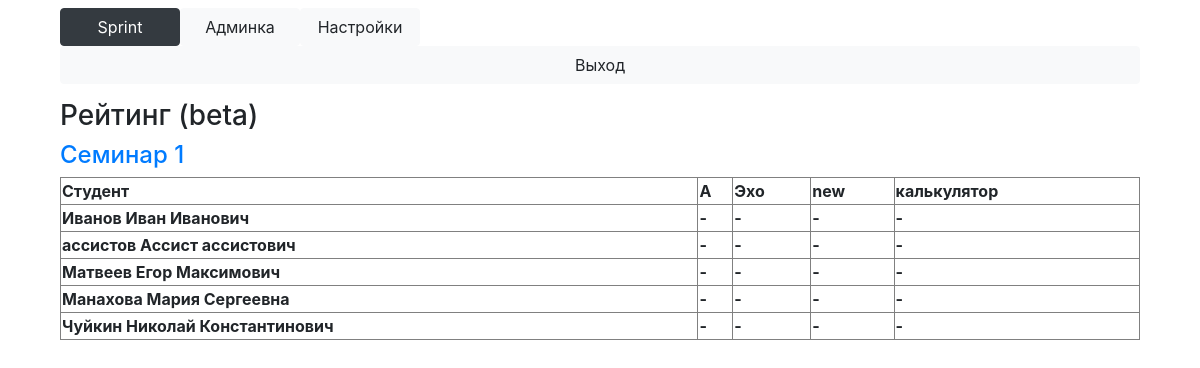
/rating?block_id=50 (signed in), run on an earlier commit of the app's database.
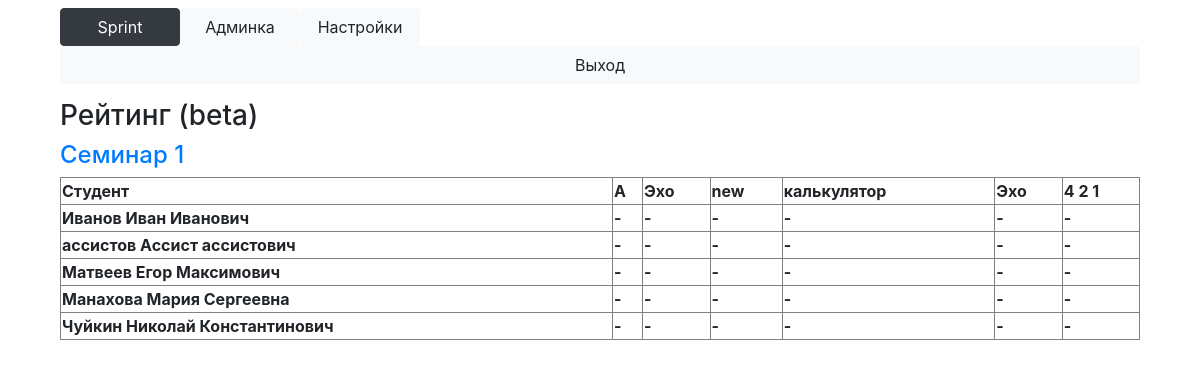
And on a later commit of the database.
### Main/models.py (models this page shows, shortened)
class Task(models.Model):
    name = models.TextField()
    block = models.ForeignKey(Block, on_delete=models.CASCADE)
    legend = models.TextField(default='')
    input = models.TextField(default='')
    output = models.TextField(default='')
    specifications = models.TextField(default='')
    time_limit = models.IntegerField(default=10000)
    weight = models.FloatField(default=1.0)
    max_mark = models.IntegerField(default=10)
    max_solutions_count = models.IntegerField(default=10)
    show_details = models.BooleanField(default=False)
    full_solution = models.BooleanField(default=False)

class Subscribe(models.Model):
    user = models.ForeignKey(User, on_delete=models.CASCADE)
    course = models.ForeignKey(Course, on_delete=models.CASCADE)
    is_assistant = models.BooleanField(default=False)

class UserInfo(models.Model):
    surname = models.TextField()
    name = models.TextField()
    middle_name = models.TextField()
    group = models.TextField()
    user = models.OneToOneField(User, on_delete=models.CASCADE, null=True)
    def __str__(self):
        return "{} {} {}".format(self.surname, self.name, self.middle_name)

### Main/views.py (the view)
# urls.py: path('rating', views.rating),
def rating(request):
    current_block = Block.objects.get(id=request.GET['block_id'])
    if not check_admin_on_course(request.user, current_block.course) and not current_block.show_rating:
        return HttpResponseRedirect('/main')
    return render(request, 'rating.html', context={'Block': Block.objects.get(id=request.GET['block_id'])})

### Main/context_processors.py (called while the page is built)
def attributes(request):
	return {
		'current_page': 'settings' if '/settings' == request.path else 'admin' if '/admin/' in request.path else 'main',
		'is_admin': check_admin(request.user)
	}

### Main/main.py (called while the page is built)
def check_login(user):
    return user.is_authenticated

def check_admin(user):
    if check_teacher(user):
        return True
    if not check_login(user):
        return False
    return len(Subscribe.objects.filter(user=user, is_assistant=True)) > 0

def check_teacher(user):
    return user.is_staff and check_login(user)

def check_admin_on_course(user, course):
    if user.is_superuser:
        return True
    try:
        s = Subscribe.objects.get(user=user, course=course)
    except ObjectDoesNotExist:
        return False
    return s.is_assistant or user.is_staff

### Main/models.py (called while the page is built)
    @property
    def subscribes(self):
        return sorted(Subscribe.objects.filter(course=self), key=lambda s: s.user.email)

    @property
    def tasks(self):
        return Task.objects.filter(block=self)

### Main/templatetags/filters.py (called while the page is built)
@register.filter('userinfo_by_user')
def userinfo_by_user(user):
    return UserInfo.objects.get(user=user)

### templates/rating.html (shortened to what this page needs)
{% extends 'base.html' %}
{% load filters %}
{% block content %}
	<h3>Рейтинг (beta)</h3>
	<h4><a href="/{% if current_page == 'admin' %}admin/{% endif %}block?id={{ Block.id }}">{{ Block.name }}</a></h4>
	<table border="1px solid black" style="width: 100%;">
		<thead>
			<tr>
				<th scope="col">Студент</th>
				{% for task in Block.tasks %}
					<th>{{ task.name }}</th>
				{% endfor %}
			</tr>
		</thead>
		<tbody>
			{% for sub in Block.course.subscribes %}
					<tr>
						<th scope="row">{{ sub.user|userinfo_by_user }}</th>
						{% for task in Block.tasks %}
							{% with status=sub.user|mark_status:task %}
								<th style="background-color: {% if status == '-' %}white{% else %}{% if sub.user|fully_marked:task %}lime{% else %}yellow{% endif %}{% endif %};">
									{% if current_page == 'admin' and status != '-' %}
										<a style="color: black;" href="/admin/solutions?block_id={{ Block.id }}&user={{ sub.user|userinfo_by_user }}&task_name={{ task.name }}">{{ status }}</a>
									{% else %}
										{{ status }}
									{% endif %}
								</th>
							{% endwith %}
						{% endfor %}
					</tr>
			{% endfor %}
		</tbody>
	</table>
{% endblock %}

What changed in the data, as far as the page shows it:
added Task: name "Эхо", status "-"
added Task: name "4 2 1", status "-"
